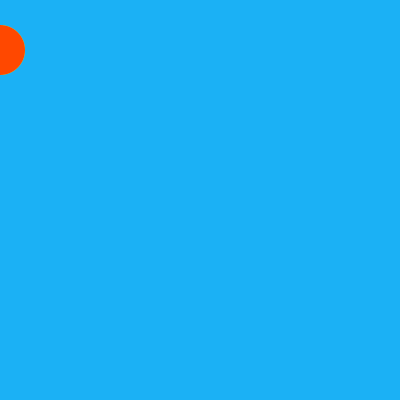
Frame 1 (no input)
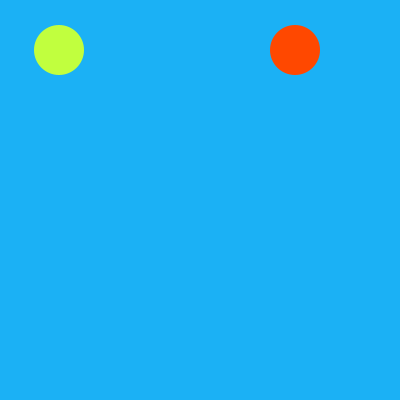
Frame 60 (the mouse pressed at the canvas centre just before this capture)
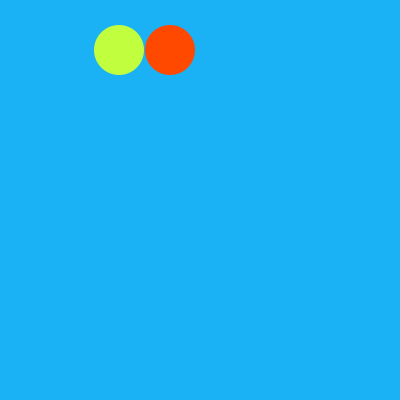
Frame 120 (the mouse held since frame 60 and released just before this capture)

The Processing sketch that drew these frames (run headless with seeded random() and noise(); from frame 60 on, the mouse is pressed at the canvas centre):

// Processing sketch: sketch_11_conditional_statment
// ── sketch_11_conditional_statment.pde
float slow_circle_x = 0;
float fast_circle_x = 0;
float growth_slow = 1;
float growth_fast = 5;

void setup() {
  size(400,400); // window size
  
  // shape features
  noStroke();
}
void draw() {
  background(#1BB1F5); // set the background color
  
  fill(#C1FF3E);
  ellipse(slow_circle_x, 50, 50, 50);
  slow_circle_x += growth_slow;
  
  fill(#FF4800);
  ellipse(fast_circle_x, 50, 50, 50);
  fast_circle_x += growth_fast;
  
  // conditional to check if the circle reached the border
  if(slow_circle_x >= (width + 25)) {
    slow_circle_x = 0; // we do this to give the illution that it's looping
  }
  
  if(fast_circle_x >= (width + 25)) {
    fast_circle_x = 0;
  }
}
